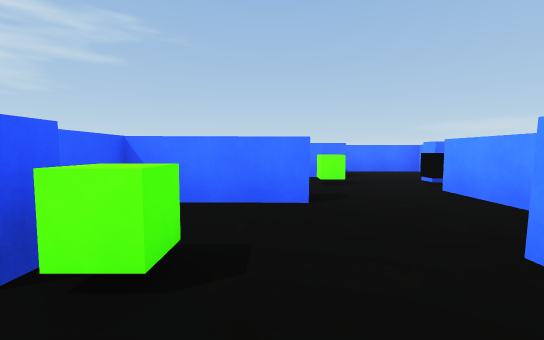
view 1 (above)

16 first-person views from a walk through a 3-D level made in the Unity game engine. The camera is 1.4 m above the floor, tilts 4° down and sees 90° across. The floor is counted in squares, 2 m on a side. Each view is taken from the middle of a square. On the plan, view 1 faces up. The plan holds only what a view shows up to about 9 squares ahead; the rest is blank. Surface patterns are stand-ins for the level's own textures.

view 2
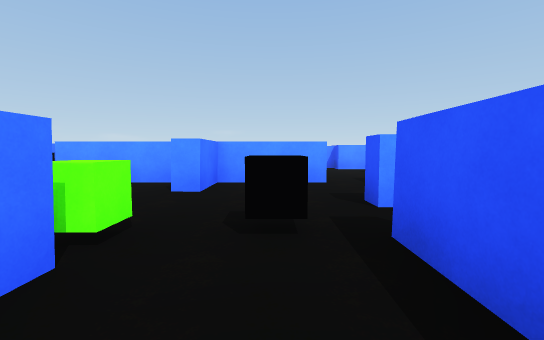

view 3
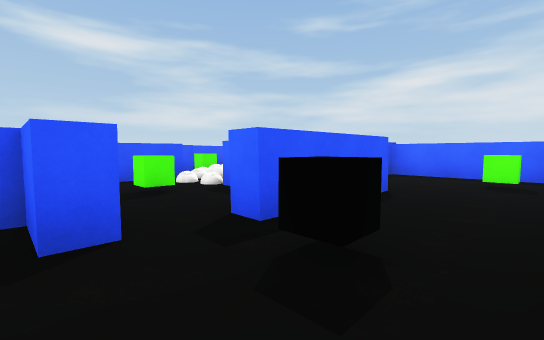

view 4
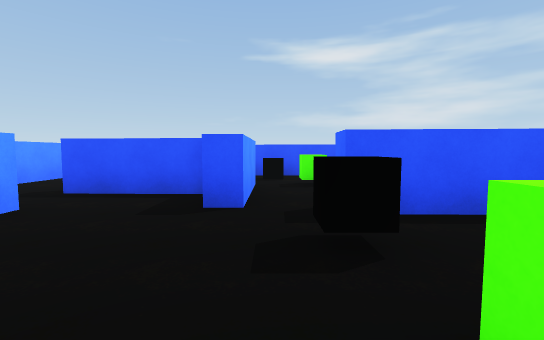

view 5
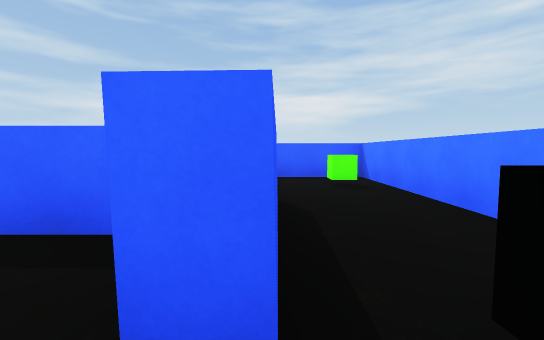

view 6
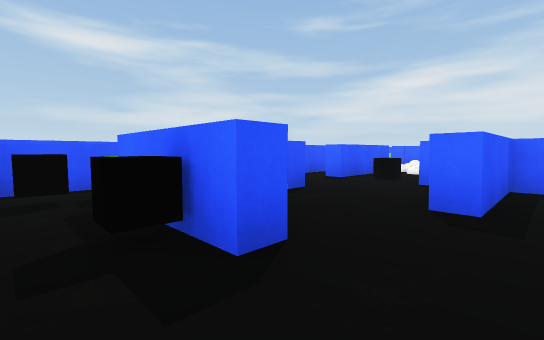

view 7
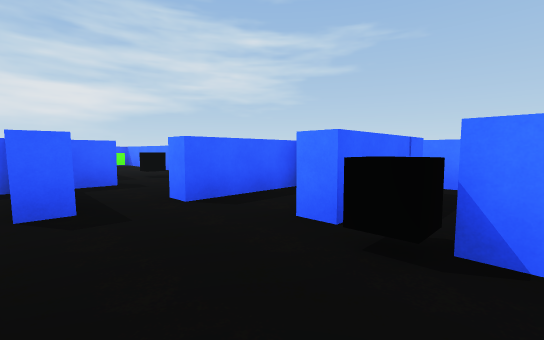

view 8
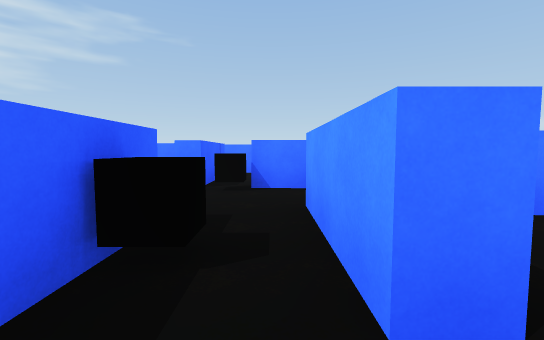

view 9
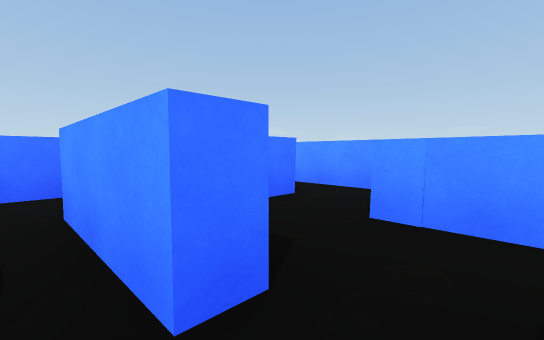

view 10
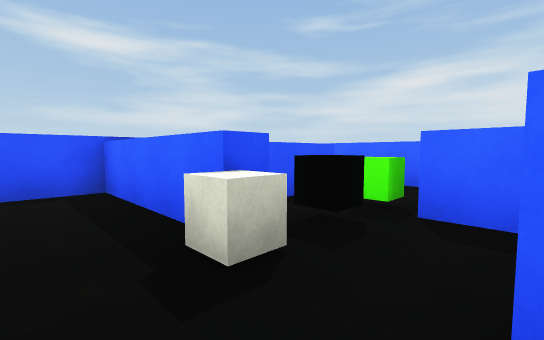

view 11
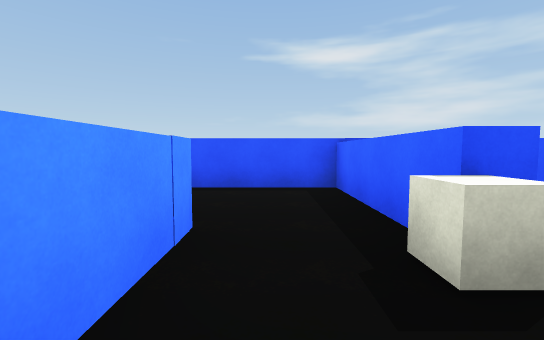

view 12
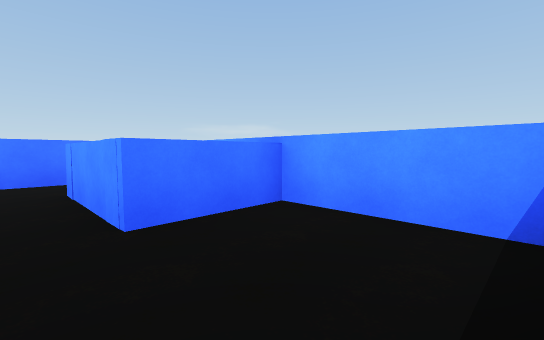

view 13
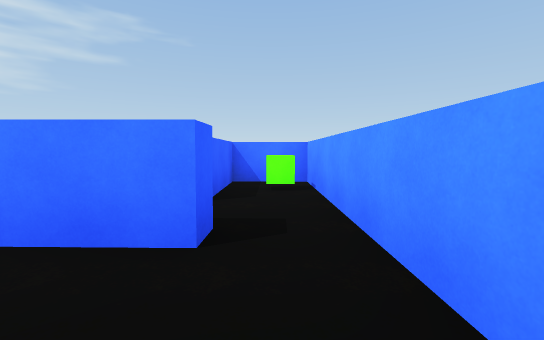

view 14
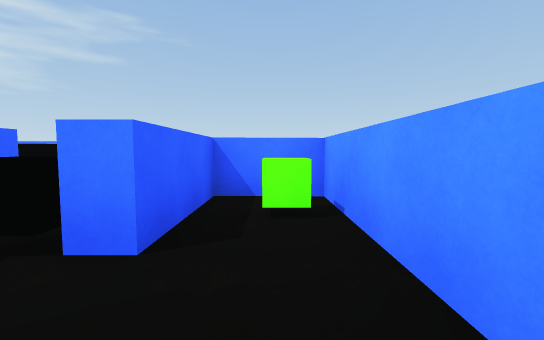

view 15
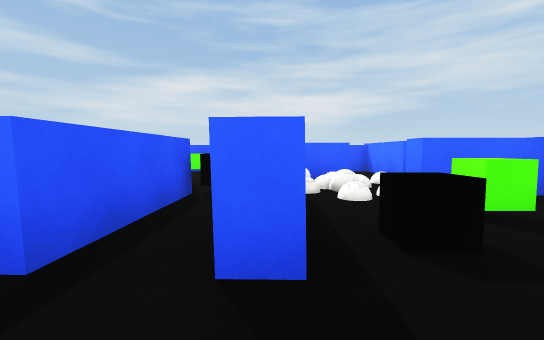

view 16
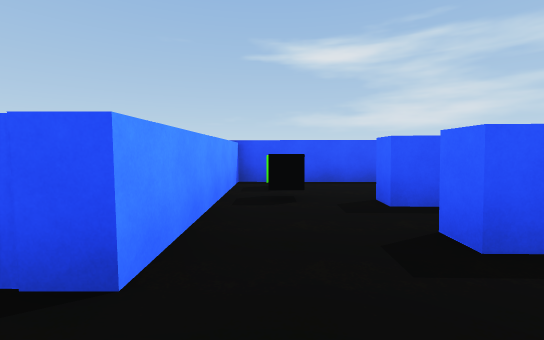

### Floor plan
Points are (right, up) in squares from view 1. A wall is a line through its corners. A room is listed if a view was taken in it or the views show most of it. See-through windows are left out.
Room 1 (views 1, 2, 3, 4, 5)
walls: (-1.4, 1.9) (-1.4, 1.3) (-7.3, 1.4) (-7.3, -2.2); (-3.9, -0.9) (-0.8, -1) (-0.8, -1.6); (0.4, -1.3) (0.9, -1.3) (0.9, -2.4) (2.5, -2.5); (0.6, 3.6) (-2, 3.7) (-2, 2.5); (3, 2.1) (3, 3.5); (3, -1.2) (3, 1.2) (1.7, 1.2) (1.7, 1.8)
ways out: opening at (3, -2) to room 2; opening at (0, -1) to room 9; opening at (1.5, 4)
objects: green cube (-6, 0); black cube (-1, 0); green cube (-1, 2)
Room 2 (views 6, 7)
walls: (5.4, -3.4) (5.9, -3.4); (5.4, -5) (5.4, -3.8); (5.6, -0.9) (5.1, -0.9); (7.4, -3.5) (7.4, -2.5); (2.5, -2.5) (3.4, -2.5) (3.4, -3.1); (2.8, -5.3) (3.4, -5.3); (7.8, -0.9) (6.5, -0.9); (4.6, 1.2) (3.9, 1.2); (3.5, 1.2) (3.5, -1.2) (3, -1.2)
ways out: opening at (3, -2) to room 1; opening at (7, -4.5) to room 3; opening at (3, -4.5) to room 9; opening at (6, 0)
objects: other object (6, -1)
Room 3 (views 8, 9)
walls: (7.4, -5) (7.4, -3.5); (5.9, -3.4) (5.9, -6); (4.5, -7.7) (7.1, -7.8)
ways out: opening at (7, -4.5) to room 2; opening at (8, -6) to room 10; opening at (5.5, -7) to room 11
objects: green cube (6, -7); other object (7, -7)
Room 4 (views 10, 11)
walls: (9.7, -5.6) (9.7, -4.6)
ways out: opening at (10, -4) to room 6; opening at (9, -5) to room 10
Room 5 (view 12)
walls: (11.8, -10.1) (11.8, -6.6); (11.8, -7.4) (9.7, -7.5) (9.7, -6.5); (7.8, -6.8) (7.8, -10.2) (10.6, -10.2)
ways out: opening at (9, -7) to room 10
Room 6 (view 13)
walls: (10.5, -3.1) (9, -3.1)
ways out: opening at (10, -4) to room 4; opening at (11, -3) to room 7
Room 7 (view 14)
walls: (10.5, -2.6) (10.5, -3.1); (11.8, -4.2) (11.8, 1) (10.1, 1.1) (10.1, -1.2) (9.5, -1.2)
ways out: opening at (11, -3) to room 6; opening at (10, -2)
objects: green cube (11, 0)
Room 8 (view 15)
walls: (0.6, -5.8) (0.6, -6.4); (2.8, -8.5) (2.8, -5.3); (-2.5, -7.3) (0.5, -7.4) (0.5, -8)
ways out: opening at (1.5, -6) to room 9; opening at (1.5, -8)
objects: other object (-2, -7); other object (2, -8)
Room 9 (view 16)
walls: (0.4, -3.8) (0.4, -1.3); (0.9, -2.9) (0.9, -3.9); (-2.5, -5.8) (0.6, -5.8); (-2.2, -1.6) (-2.2, -3.7)
low walls: (-0.7, -1) (-1.4, -1)
ways out: opening at (0, -1) to room 1; opening at (3, -4.5) to room 2; opening at (1.5, -6) to room 8
objects: green cube (-1, -4); black cube (0, -5)
Room 10 (no view inside)
walls: (8, -5) (7.4, -5); (7.2, -6.8) (7.8, -6.8); (9.7, -6.5) (9.7, -5.6)
ways out: opening at (8, -6) to room 3; opening at (9, -5) to room 4; opening at (9, -7) to room 5
objects: grey cube (8, -6)
Room 11 (no view inside)
walls: (3.4, -6.7) (3.4, -7.6)
ways out: opening at (5.5, -7) to room 3

Positions as (right, up) in squares from view 1, and headings:
1: (0, 0), facing up
2: (-3, 0), facing right
3: (1, 1), facing down-left
4: (0, 2), facing down
5: (0, -1), facing left
6: (7, -2), facing down-left
7: (7, -3), facing up-left
8: (7, -6), facing up
9: (7, -6), facing up-right
10: (9, -5), facing down-left
11: (9, -5), facing down
12: (9, -10), facing up-right
13: (11, -5), facing up
14: (11, -3), facing up
15: (2, -6), facing left
16: (2, -4), facing down
